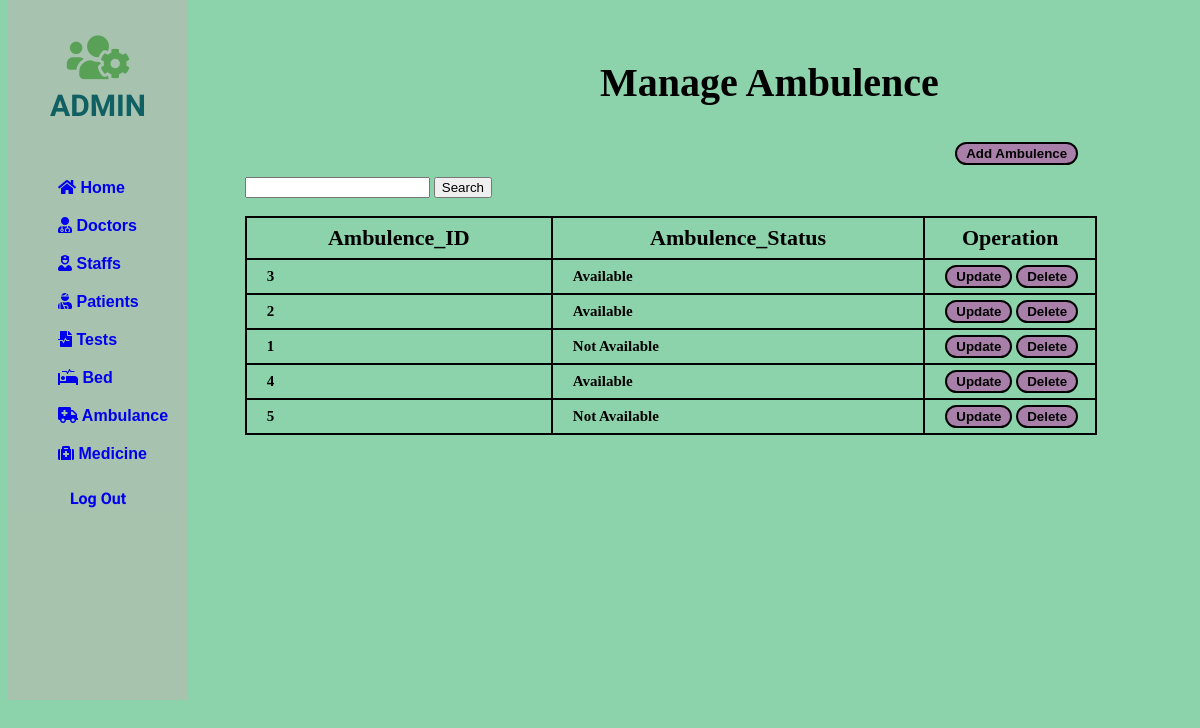
The app's page /php/Ambulence/ambulence.php with its own data.
### tables this page shows
CREATE TABLE IF NOT EXISTS `ambulence` (
  `Amb_ID` int(11) NOT NULL,
  `Amb_Status` enum('Available','Not Available') NOT NULL,
  `P_ID` int(11) DEFAULT NULL,
  PRIMARY KEY (`Amb_ID`),
  UNIQUE KEY `Amb_ID` (`Amb_ID`)
);

### php/Ambulence/ambulence.php (the view, shortened to what this page needs)
<!DOCTYPE html>
<html lang="en">
<head>
    <link rel="stylesheet" href="https://use.fontawesome.com/releases/v5.15.4/css/all.css">
</head>
<body>
    <div class="slidebar">
        <header>
            <span>
                <i class="fas fa-users-cog"></i><br>
            </span>
            ADMIN
        </header>
        <ul>
            <li>
                <a href="/php/home.php"><i class="fas fa-home"></i> Home</a>
            </li>
            <li>
                <a href="/php/Doctor/doctor.php"><i class="fas fa-user-md"></i> Doctors</a>
            </li>
            <li>
                <a href="/php/staff/staff.php"><i class="fas fa-user-nurse"></i> Staffs</a>
            </li>
            <li>
                <a href="/php/patient/patient.php"><i class="fas fa-user-injured"></i> Patients</a>
            </li>
            <li>
                <a href="/php/test/test.php"><i class="fas fa-file-medical-alt"></i> Tests</a>
            </li>
            <li>
                <a href="/php/bed/bed.php"><i class="fas fa-procedures"></i> Bed</a>
            </li>
            <li>
                <a href="/php/Ambulence/ambulence.php"><i class="fas fa-ambulance"></i> Ambulance</a>
            </li>
            <li>
                <a href="/php/medicine/medicine.php"><i class="fas fa-medkit"></i> Medicine</a>
            </li>
        </ul>
        <div>
            <a style="text-decoration: none;" href="/php/index.php">
                <div class="logout">
                    Log Out
                </div>
            </a>
        </div>
    </div>
    <div class="container">
        <div class="row">
            <div style="margin-left: 50%; margin-top: 5%;">
                <h2>Manage <b>Ambulence</b></h2>
            </div>
            <div style="margin-left: 80%; margin-top: 3%;">
                <button><a href="/php/Ambulence/add-ambulence.php">Add Ambulence</a></button>
            </div>
        </div>
    </div>
    <div class="card-body">
        <div style="margin-left: 20%; margin-top: 1%;">
        <form method="post" action="search.php">
                <input type="text" name="search" required />
                <input type="submit" value="Search" />
            </form>
            <br>
            <table id="dataTable" width="90%" cellspacing="10">
                <thead>
                    <tr>
                        <th>Ambulence_ID</th>
                        <th>Ambulence_Status</th>
                        <th> Operation </th>
                    </tr>
                </thead>
                <tbody>
                    <?php
                    include 'db_conn.php';
                    $sql = " SELECT * FROM ambulence LIMIT 5";
                    $query = mysqli_query($conn, $sql);
                    while ($Patient_data = mysqli_fetch_array($query)) {
                    ?>
                        <tr>
                            <td><b><?php echo $Patient_data['Amb_ID']; ?></b></td>
                            <td><?php echo $Patient_data['Amb_Status'];  ?></td>
                            <td style="width: 140px;">
                                <button> <a href="/php/Ambulence/update.php?ID=<?php echo $Patient_data['Amb_ID'];  ?>" class="btn btn-success"><b>Update</b></a></button>
                                <button><a href="/php/Ambulence/Delete.php?Amb_ID=<?php echo $Patient_data['Amb_ID']; ?>" class="btn btn-danger"><b>Delete</b></a></button>
                            </td>
                        </tr>
                    <?php
                    }
                    ?>
                </tbody>
            </table>
        </div>
    </div>
</body>
</html>

### php/Ambulence/ambulence.php (style rules this page uses)
body { background: rgba(96, 193, 138, 0.722); }
.slidebar { border: 20px; width: 15%; height: 700px; position: fixed; top: 0px; background-color: rgba(195, 179, 179, 0.493); }
.slidebar header { padding: 30px 10px; text-align: center; font-family: 'Mochiy Pop P One', sans-serif; font-size: 30px; font-weight: bolder; color: rgb(16, 95, 98); }
.slidebar header span { font-size: 50px; color: rgb(89, 161, 87); }
.slidebar ul li { list-style: none; padding: 10px; font-family: 'Lucida Sans', 'Lucida Sans Regular', 'Lucida Grande', 'Lucida Sans Unicode', Geneva, Verdana, sans-serif; font-weight: bolder; }
.slidebar ul li a { text-decoration: none; }
table, th, td { border: 1px solid black; border-collapse: collapse; }
h2 { font-size: 40px; }
table { border: 2px solid black; }
th { padding: 7px; border: 2px solid black; font-size: 22px; }
td { border: 2px solid black; padding: 5px 10px 5px 20px; font-size: 15px; font-weight: bolder; }
button { border: solid 2px black; border-radius: 15px; padding: 2px 6px; background-color: rgb(167, 127, 169); }
button a { text-decoration: none; color: black; font-weight: bolder; padding: 2px 3px; }
.logout { text-align: center; margin-top: 10px; font-family: 'Mochiy Pop P One', sans-serif; font-weight: bolder; }

### records on screen
ambulence: Amb_ID "3", Amb_Status "Available"
ambulence: Amb_ID "2", Amb_Status "Available"
ambulence: Amb_ID "1", Amb_Status "Not Available"
ambulence: Amb_ID "4", Amb_Status "Available"
ambulence: Amb_ID "5", Amb_Status "Not Available"
